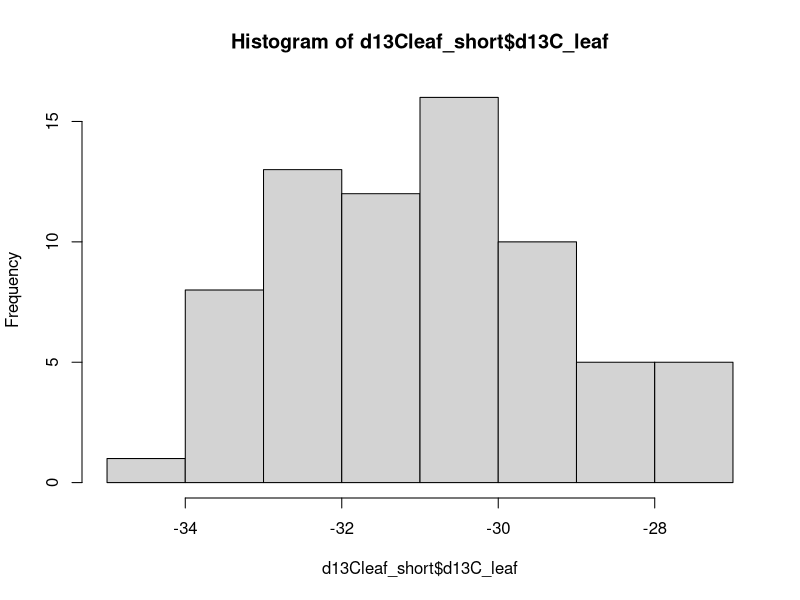
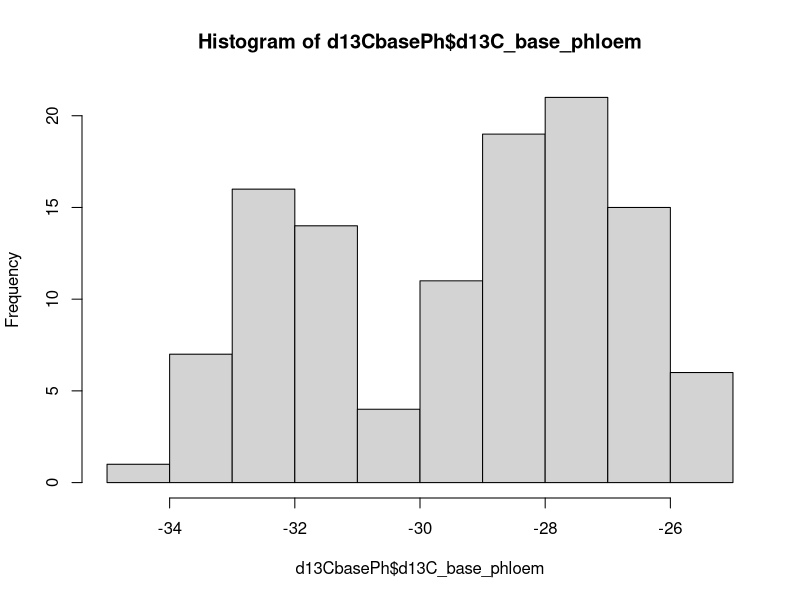
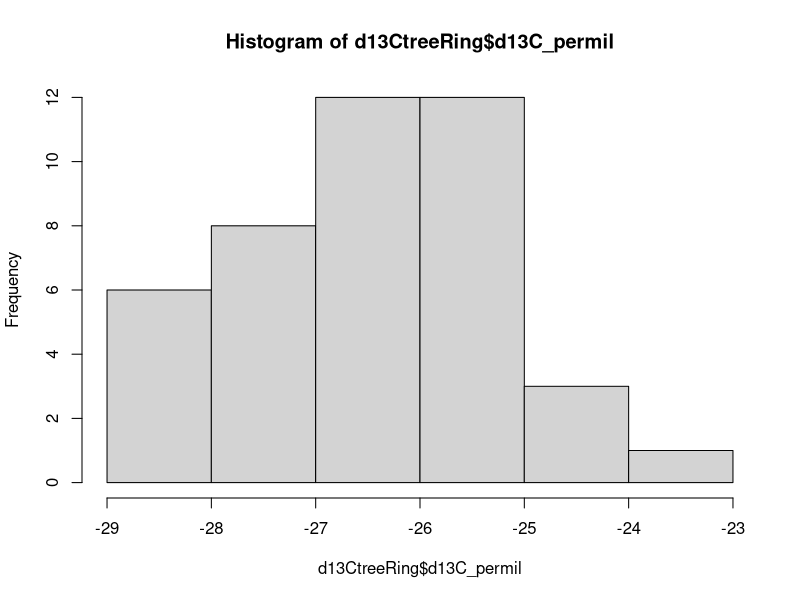
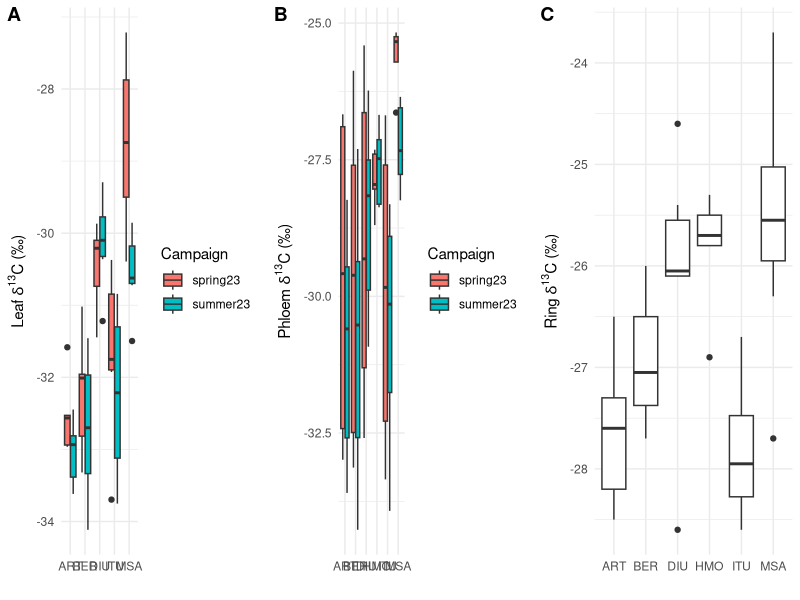

The R source for these figures, in order: (Note: this script raises an error after producing the figures.)
library(tidyr)
library(dplyr)
library(ggplot2)
library(cowplot)

d13Cleaf <- read.csv("gradienteData/isotopes_gradiente_2023/isotopes_leaf.csv") %>% 
  select(-c(weight_mg, d15N_leaf)) %>% 
  mutate(ratio_CN_leaf = C_perc_leaf/N_perc_leaf)

d13Cleaf_short <- subset(d13Cleaf, sampling_date <= 20230731 |
                           sampling_date >= 20230827)

hist(d13Cleaf_short$d13C_leaf)
summary(lm(d13C_leaf ~ site * campaign, data = d13Cleaf_short))
anova(lm(d13C_leaf ~ site * campaign, data = d13Cleaf_short))
TukeyHSD(aov(d13C_leaf ~ site * campaign, data = d13Cleaf_short))
one <- ggplot(d13Cleaf_short, aes(x = site, y = d13C_leaf, fill = campaign)) +
  geom_boxplot(position = position_dodge(width = 0.8)) +
  labs(
    x = "",
    y = expression("Leaf" ~ delta^13 * "C (\u2030)"),
    fill = "Campaign"
  ) +
  theme_minimal()


d13CbasePh <- read.csv("gradienteData/isotopes_gradiente_2023/isotopes_base_phloem.csv") %>% 
  select(-c(d15N_base_phloem))
d13CbasePh <- subset(d13CbasePh, campaign == "spring23" | campaign == "summer23")
hist(d13CbasePh$d13C_base_phloem)
summary(lm(d13C_base_phloem ~ site * campaign, data = d13CbasePh))
anova(lm(d13C_base_phloem ~ site * campaign, data = d13CbasePh))
TukeyHSD(aov(d13C_base_phloem ~ site, data = d13CbasePh))
two <- ggplot(d13CbasePh, aes(x = site, y = d13C_base_phloem, fill = campaign)) +
  geom_boxplot(position = position_dodge(width = 0.8)) +
  labs(
    x = "",
    y = expression("Phloem " * delta^13 * "C (\u2030)"),
    fill = "Campaign"
  ) +
  theme_minimal()

d13CtreeRing <- read.csv("gradienteData/isotopes_gradiente_2023/Tabla_S2025-3401_mod.csv")
hist(d13CtreeRing$d13C_permil)
summary(lm(d13C_permil ~ site, data = d13CtreeRing))
anova(lm(d13C_permil ~ site, data = d13CtreeRing))
TukeyHSD(aov(d13C_permil ~ site, data = d13CtreeRing))
three <- ggplot(d13CtreeRing, aes(x = site, y = d13C_permil)) +
  geom_boxplot(position = position_dodge(width = 0.8)) +
  labs(
    x = "",
    y = expression("Ring " * delta^13 * "C (\u2030)"),
    fill = "Campaign"
  ) +
  theme_minimal()

cowplot::plot_grid(one, two, three, labels = "AUTO", ncol = 3)


trees <- read.csv("gradienteData/isotopes_gradiente_2023/Tabla_S2025-3401_mod.csv") %>%
  right_join(read.csv("gradienteData/alturas_individuos/dbh_height.csv"),
             by = c("site", "tree")) %>% 
  filter(year == 2023) %>% 
  select(-c(year, perc_C)) %>%
  rename(d13C_ring23 = d13C_permil) %>% 
  mutate(campaign = c(rep("winter24", times = nrow(trees))))

  
    

